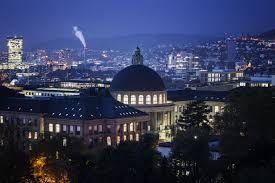
//> input picture 3/eth.jpeg, 275 x 183 px
$ ./histogram_stretching   (built with g++ and OpenCV 4)
//> lines starting //> are read from the running program, lines starting //| are printed output that depends on the picture
#include "opencv2/highgui/highgui.hpp"
#include "opencv2/imgproc/imgproc.hpp"
#include <iostream>
#include <stdio.h>

using namespace std;
using namespace cv;

/**
 * @function main
 */
int count_image = 0;

void draw_hist(Mat src, Mat dst);

int main( int argc, char** argv )
{
  Mat src, dst;

  /// Load image
  src = imread("eth.jpeg");
//> src is the input picture: 183 rows x 275 cols, CV_8UC3; mean B, G, R 86.8, 57.7, 51.4
  Mat imageContrastHigh2;
  src.convertTo(imageContrastHigh2, -1, 4, 0); //increase the contrast by 2
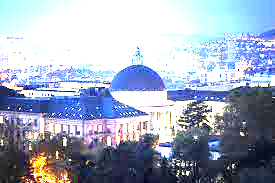
//> imageContrastHigh2: 183 rows x 275 cols, CV_8UC3; mean B, G, R 191.5, 171, 160.6

  if( !src.data )
    { return -1; }
  draw_hist(src,dst);
  draw_hist(imageContrastHigh2,dst);
  return 0;
}

void draw_hist(Mat src, Mat dst){
   /// Separate the image in 3 places ( B, G and R )
  vector<Mat> bgr_planes;
  split( src, bgr_planes );
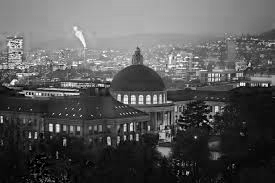
//> bgr_planes[0]: 183 rows x 275 cols, CV_8UC1; min 0, max 255, mean 86.8
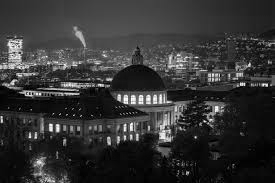
//> bgr_planes[2]: 183 rows x 275 cols, CV_8UC1; min 0, max 255, mean 51.4

  /// Establish the number of bins
  int histSize = 256;

  /// Set the ranges ( for B,G,R) )
  float range[] = { 0, 256 } ;
  const float* histRange = { range };

  bool uniform = true; bool accumulate = false;


  Mat b_hist, g_hist, r_hist;

  /// Compute the histograms:
  calcHist( &bgr_planes[0], 1, 0, Mat(), b_hist, 1, &histSize, &histRange, uniform, accumulate );
//> b_hist = 256 values, max 1128 at index 18, min 2 at index 247, mean 196.6
  calcHist( &bgr_planes[1], 1, 0, Mat(), g_hist, 1, &histSize, &histRange, uniform, accumulate );
//> g_hist = 256 values, max 1195 at index 10, min 1 at index 250, mean 196.6
  calcHist( &bgr_planes[2], 1, 0, Mat(), r_hist, 1, &histSize, &histRange, uniform, accumulate );
//> r_hist = 256 values, max 1214 at index 10, min 0 at index 254, mean 196.6

  // Draw the histograms for B, G and R
  int hist_w = 512; int hist_h = 400;
  int bin_w = cvRound( (double) hist_w/histSize );

  Mat histImage( hist_h, hist_w, CV_8UC3, Scalar( 0,0,0) );

  /// Normalize the result to [ 0, histImage.rows ]
  normalize(b_hist, b_hist, 0, histImage.rows, NORM_MINMAX, -1, Mat() );
//> b_hist = 256 values, max 400 at index 18, min 0 at index 247, mean 69.12
  normalize(g_hist, g_hist, 0, histImage.rows, NORM_MINMAX, -1, Mat() );
//> g_hist = 256 values, max 400 at index 10, min 0 at index 250, mean 65.52
  normalize(r_hist, r_hist, 0, histImage.rows, NORM_MINMAX, -1, Mat() );
//> r_hist = 256 values, max 400 at index 10, min 0 at index 254, mean 64.77

  /// Draw for each channel
  for( int i = 1; i < histSize; i++ )
  {
      line( histImage, Point( bin_w*(i-1), hist_h - cvRound(b_hist.at<float>(i-1)) ) ,
                       Point( bin_w*(i), hist_h - cvRound(b_hist.at<float>(i)) ),
                       Scalar( 255, 0, 0), 2, 8, 0  );
      line( histImage, Point( bin_w*(i-1), hist_h - cvRound(g_hist.at<float>(i-1)) ) ,
                       Point( bin_w*(i), hist_h - cvRound(g_hist.at<float>(i)) ),
                       Scalar( 0, 255, 0), 2, 8, 0  );
      line( histImage, Point( bin_w*(i-1), hist_h - cvRound(r_hist.at<float>(i-1)) ) ,
                       Point( bin_w*(i), hist_h - cvRound(r_hist.at<float>(i)) ),
                       Scalar( 0, 0, 255), 2, 8, 0  );
  }
//> in draw_hist (call 2), `split( src, bgr_planes );`:
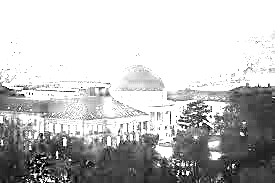
//> bgr_planes[0]: 183 rows x 275 cols, CV_8UC1; min 0, max 255, mean 191.5
//> in draw_hist (call 2), `split( src, bgr_planes );`:
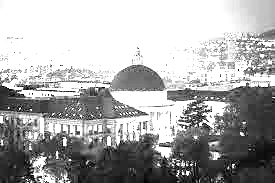
//> bgr_planes[1]: 183 rows x 275 cols, CV_8UC1; min 0, max 255, mean 171
//> in draw_hist (call 2), `split( src, bgr_planes );`:
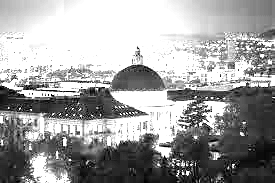
//> bgr_planes[2]: 183 rows x 275 cols, CV_8UC1; min 0, max 255, mean 160.6
//> in draw_hist (call 2), `calcHist( &bgr_planes[0], 1, 0, Mat(), b_hist, 1, &histSize, &histRang..`: b_hist = 256 values, max 27411 at index 255, min 0 at index 1, mean 196.6
//> in draw_hist (call 2), `calcHist( &bgr_planes[1], 1, 0, Mat(), g_hist, 1, &histSize, &histRang..`: g_hist = 256 values, max 21267 at index 255, min 0 at index 1, mean 196.6
//> in draw_hist (call 2), `calcHist( &bgr_planes[2], 1, 0, Mat(), r_hist, 1, &histSize, &histRang..`: r_hist = 256 values, max 16744 at index 255, min 0 at index 1, mean 196.6
//> in draw_hist (call 2), `normalize(b_hist, b_hist, 0, histImage.rows, NORM_MINMAX, -1, Mat() );`: b_hist = 256 values, max 400 at index 255, min 0 at index 1, mean 2.87
//> in draw_hist (call 2), `normalize(g_hist, g_hist, 0, histImage.rows, NORM_MINMAX, -1, Mat() );`: g_hist = 256 values, max 400 at index 255, min 0 at index 1, mean 3.7
//> in draw_hist (call 2), `normalize(r_hist, r_hist, 0, histImage.rows, NORM_MINMAX, -1, Mat() );`: r_hist = 256 values, max 400 at index 255, min 0 at index 1, mean 4.7
//> after the loop in draw_hist (call 2), `for( int i = 1; i < histSize; i++ )`:
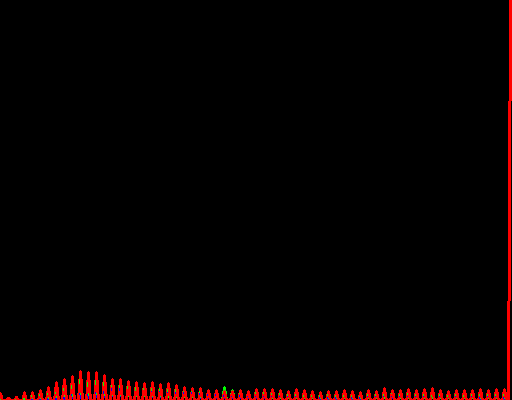
//> histImage: 400 rows x 512 cols, CV_8UC3; mean B, G, R 0.2, 0.3, 6
  /// Display
  count_image++;
  char string_image[30];
  //namedWindow("calcHist Demo", CV_WINDOW_AUTOSIZE);
  sprintf(string_image,"histogram %d", count_image);
  imshow(string_image, histImage);
  sprintf(string_image,"image %d", count_image);
  imshow(string_image, src);
  waitKey(0);
}

$ run again, with 3/1.png saved as 3/eth.jpeg
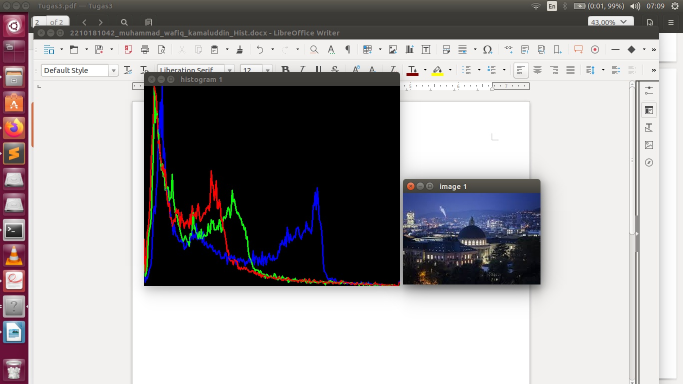
//> input picture 3/1.png, 1366 x 768 px (shown at 1/2 size)
//> src is the input picture: 768 rows x 1366 cols, CV_8UC3; mean B, G, R 160.1, 159, 161.7
//> in draw_hist, `calcHist( &bgr_planes[0], 1, 0, Mat(), b_hist, 1, &histSize, &histRang..`: b_hist = 256 values, max 280967 at index 239, min 263 at index 185, mean 4098
//> in draw_hist, `calcHist( &bgr_planes[1], 1, 0, Mat(), g_hist, 1, &histSize, &histRang..`: g_hist = 256 values, max 283990 at index 241, min 179 at index 182, mean 4098
//> in draw_hist, `calcHist( &bgr_planes[2], 1, 0, Mat(), r_hist, 1, &histSize, &histRang..`: r_hist = 256 values, max 282819 at index 242, min 250 at index 138, mean 4098
//> in draw_hist, `normalize(b_hist, b_hist, 0, histImage.rows, NORM_MINMAX, -1, Mat() );`: b_hist = 256 values, max 400 at index 239, min 0 at index 185, mean 5.46
//> in draw_hist, `normalize(g_hist, g_hist, 0, histImage.rows, NORM_MINMAX, -1, Mat() );`: g_hist = 256 values, max 400 at index 241, min 0 at index 182, mean 5.52
//> in draw_hist, `normalize(r_hist, r_hist, 0, histImage.rows, NORM_MINMAX, -1, Mat() );`: r_hist = 256 values, max 400 at index 242, min 0 at index 138, mean 5.45
//> in draw_hist (call 2), `split( src, bgr_planes );`:
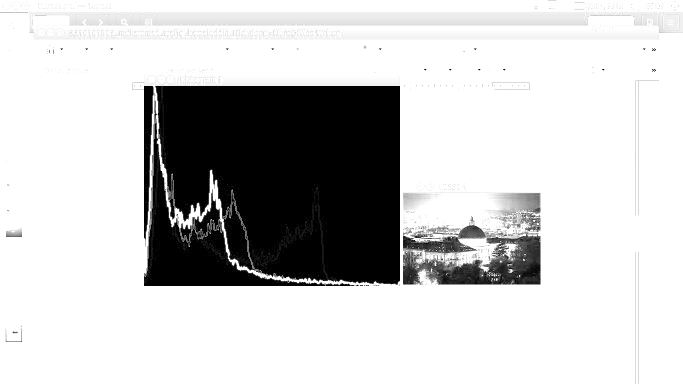
//> bgr_planes[2]: 768 rows x 1366 cols, CV_8UC1 (shown at 1/2 size); min 0, max 255, mean 202.2
//> in draw_hist (call 2), `calcHist( &bgr_planes[0], 1, 0, Mat(), b_hist, 1, &histSize, &histRang..`: b_hist = 256 values, max 722605 at index 255, min 0 at index 1, mean 4098
//> in draw_hist (call 2), `calcHist( &bgr_planes[1], 1, 0, Mat(), g_hist, 1, &histSize, &histRang..`: g_hist = 256 values, max 722179 at index 255, min 0 at index 1, mean 4098
//> in draw_hist (call 2), `calcHist( &bgr_planes[2], 1, 0, Mat(), r_hist, 1, &histSize, &histRang..`: r_hist = 256 values, max 751339 at index 255, min 0 at index 1, mean 4098
//> in draw_hist (call 2), `normalize(b_hist, b_hist, 0, histImage.rows, NORM_MINMAX, -1, Mat() );`: b_hist = 256 values, max 400 at index 255, min 0 at index 1, mean 2.27
//> in draw_hist (call 2), `normalize(g_hist, g_hist, 0, histImage.rows, NORM_MINMAX, -1, Mat() );`: g_hist has the same summary as b_hist
//> in draw_hist (call 2), `normalize(r_hist, r_hist, 0, histImage.rows, NORM_MINMAX, -1, Mat() );`: r_hist = 256 values, max 400 at index 255, min 0 at index 1, mean 2.18
//> after the loop in draw_hist (call 2), `for( int i = 1; i < histSize; i++ )`:
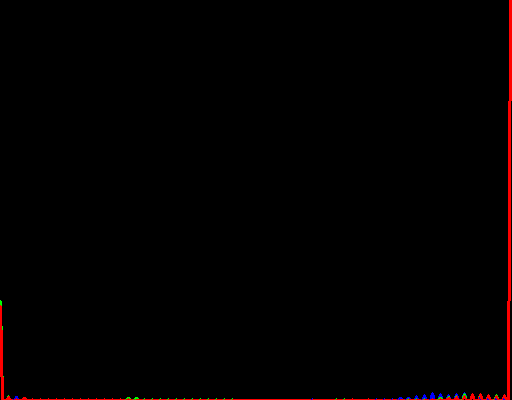
//> histImage: 400 rows x 512 cols, CV_8UC3; mean B, G, R 0.2, 0.1, 2.6

$ run again, with 3/3.png saved as 3/eth.jpeg
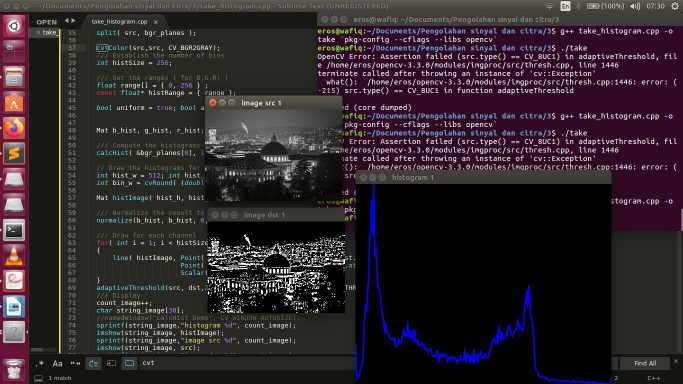
//> input picture 3/3.png, 1366 x 768 px (shown at 1/2 size)
//> src is the input picture: 768 rows x 1366 cols, CV_8UC3; mean B, G, R 42.8, 38.2, 46.9
//> in draw_hist, `calcHist( &bgr_planes[0], 1, 0, Mat(), b_hist, 1, &histSize, &histRang..`: b_hist = 256 values, max 217329 at index 0, min 284 at index 230, mean 4098
//> in draw_hist, `calcHist( &bgr_planes[1], 1, 0, Mat(), g_hist, 1, &histSize, &histRang..`: g_hist = 256 values, max 222738 at index 0, min 290 at index 227, mean 4098
//> in draw_hist, `calcHist( &bgr_planes[2], 1, 0, Mat(), r_hist, 1, &histSize, &histRang..`: r_hist = 256 values, max 222911 at index 0, min 313 at index 169, mean 4098
//> in draw_hist, `normalize(b_hist, b_hist, 0, histImage.rows, NORM_MINMAX, -1, Mat() );`: b_hist = 256 values, max 400 at index 0, min 0 at index 230, mean 7.03
//> in draw_hist, `normalize(g_hist, g_hist, 0, histImage.rows, NORM_MINMAX, -1, Mat() );`: g_hist = 256 values, max 400 at index 0, min 0 at index 227, mean 6.85
//> in draw_hist, `normalize(r_hist, r_hist, 0, histImage.rows, NORM_MINMAX, -1, Mat() );`: r_hist = 256 values, max 400 at index 0, min 0 at index 169, mean 6.8
//> in draw_hist (call 2), `split( src, bgr_planes );`:
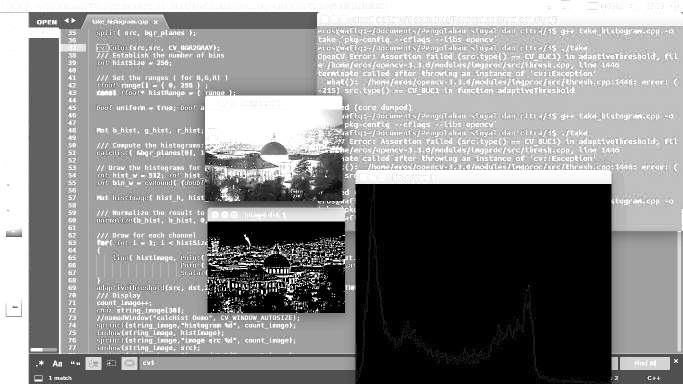
//> bgr_planes[2]: 768 rows x 1366 cols, CV_8UC1 (shown at 1/2 size); min 0, max 255, mean 139.5
//> in draw_hist (call 2), `calcHist( &bgr_planes[0], 1, 0, Mat(), b_hist, 1, &histSize, &histRang..`: b_hist = 256 values, max 217329 at index 0, min 0 at index 1, mean 4098
//> in draw_hist (call 2), `calcHist( &bgr_planes[1], 1, 0, Mat(), g_hist, 1, &histSize, &histRang..`: g_hist = 256 values, max 222738 at index 0, min 0 at index 1, mean 4098
//> in draw_hist (call 2), `calcHist( &bgr_planes[2], 1, 0, Mat(), r_hist, 1, &histSize, &histRang..`: r_hist = 256 values, max 222911 at index 0, min 0 at index 1, mean 4098
//> in draw_hist (call 2), `normalize(b_hist, b_hist, 0, histImage.rows, NORM_MINMAX, -1, Mat() );`: b_hist = 256 values, max 400 at index 0, min 0 at index 1, mean 7.54
//> in draw_hist (call 2), `normalize(g_hist, g_hist, 0, histImage.rows, NORM_MINMAX, -1, Mat() );`: g_hist = 256 values, max 400 at index 0, min 0 at index 1, mean 7.36
//> in draw_hist (call 2), `normalize(r_hist, r_hist, 0, histImage.rows, NORM_MINMAX, -1, Mat() );`: r_hist = 256 values, max 400 at index 0, min 0 at index 1, mean 7.35
//> after the loop in draw_hist (call 2), `for( int i = 1; i < histSize; i++ )`:
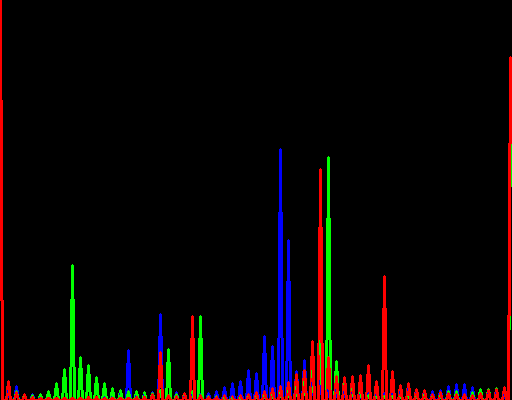
//> histImage: 400 rows x 512 cols, CV_8UC3; mean B, G, R 4.4, 4.4, 9.3
